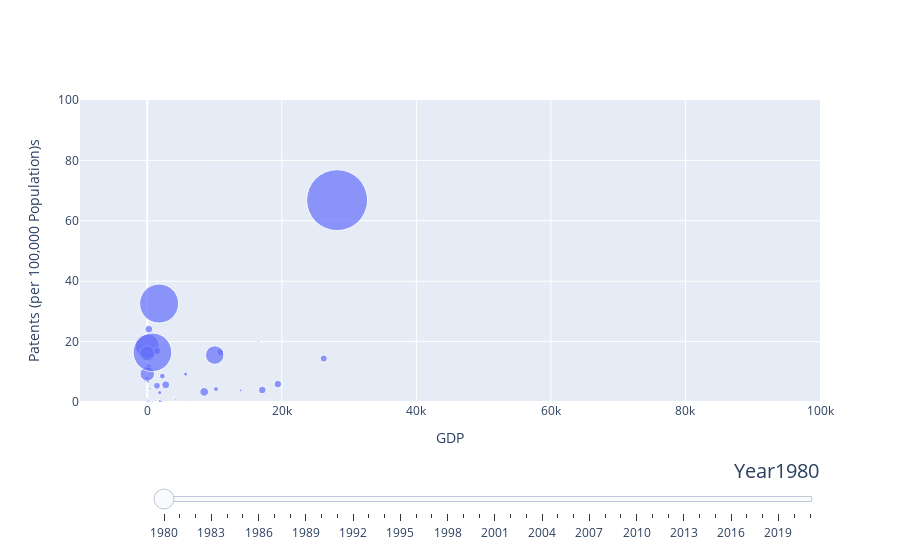

The cell this chart's notebook holds for it:
### Code cell
fig = go.Figure(fig_dict)

fig.show()

### Figure 1 — Plotly figure (JSON) as saved in the notebook; plotly's stock layout.template omitted (floating-point values rounded to 4 significant figures; data arrays with more than 128 entries replaced by an {"elided": "..."} marker saying what was removed)
{"data": [{"marker": {"size": {"elided": "168 int values"}, "sizemode": "area", "sizeref": 50}, "mode": "markers", "text": {"elided": "168 str values"}, "type": "scatter", "x": {"elided": "168 float values"}, "y": {"elided": "168 float values"}}], "layout": {"hovermode": "closest", "sliders": [{"active": 0, "currentvalue": {"font": {"size": 20}, "prefix": "Year", "visible": true, "xanchor": "right"}, "len": 0.9, "pad": {"b": 10, "t": 50}, "steps": [{"args": [["1980"], {"frame": {"duration": 300, "redraw": false}, "mode": "immediate", "transition": {"duration": 300}}], "label": "1980", "method": "animate"}, {"args": [["1981"], {"frame": {"duration": 300, "redraw": false}, "mode": "immediate", "transition": {"duration": 300}}], "label": "1981", "method": "animate"}, {"args": [["1982"], {"frame": {"duration": 300, "redraw": false}, "mode": "immediate", "transition": {"duration": 300}}], "label": "1982", "method": "animate"}, {"args": [["1983"], {"frame": {"duration": 300, "redraw": false}, "mode": "immediate", "transition": {"duration": 300}}], "label": "1983", "method": "animate"}, {"args": [["1984"], {"frame": {"duration": 300, "redraw": false}, "mode": "immediate", "transition": {"duration": 300}}], "label": "1984", "method": "animate"}, {"args": [["1985"], {"frame": {"duration": 300, "redraw": false}, "mode": "immediate", "transition": {"duration": 300}}], "label": "1985", "method": "animate"}, {"args": [["1986"], {"frame": {"duration": 300, "redraw": false}, "mode": "immediate", "transition": {"duration": 300}}], "label": "1986", "method": "animate"}, {"args": [["1987"], {"frame": {"duration": 300, "redraw": false}, "mode": "immediate", "transition": {"duration": 300}}], "label": "1987", "method": "animate"}, {"args": [["1988"], {"frame": {"duration": 300, "redraw": false}, "mode": "immediate", "transition": {"duration": 300}}], "label": "1988", "method": "animate"}, {"args": [["1989"], {"frame": {"duration": 300, "redraw": false}, "mode": "immediate", "transition": {"duration": 300}}], "label": "1989", "method": "animate"}, {"args": [["1990"], {"frame": {"duration": 300, "redraw": false}, "mode": "immediate", "transition": {"duration": 300}}], "label": "1990", "method": "animate"}, {"args": [["1991"], {"frame": {"duration": 300, "redraw": false}, "mode": "immediate", "transition": {"duration": 300}}], "label": "1991", "method": "animate"}, {"args": [["1992"], {"frame": {"duration": 300, "redraw": false}, "mode": "immediate", "transition": {"duration": 300}}], "label": "1992", "method": "animate"}, {"args": [["1993"], {"frame": {"duration": 300, "redraw": false}, "mode": "immediate", "transition": {"duration": 300}}], "label": "1993", "method": "animate"}, {"args": [["1994"], {"frame": {"duration": 300, "redraw": false}, "mode": "immediate", "transition": {"duration": 300}}], "label": "1994", "method": "animate"}, {"args": [["1995"], {"frame": {"duration": 300, "redraw": false}, "mode": "immediate", "transition": {"duration": 300}}], "label": "1995", "method": "animate"}, {"args": [["1996"], {"frame": {"duration": 300, "redraw": false}, "mode": "immediate", "transition": {"duration": 300}}], "label": "1996", "method": "animate"}, {"args": [["1997"], {"frame": {"duration": 300, "redraw": false}, "mode": "immediate", "transition": {"duration": 300}}], "label": "1997", "method": "animate"}, {"args": [["1998"], {"frame": {"duration": 300, "redraw": false}, "mode": "immediate", "transition": {"duration": 300}}], "label": "1998", "method": "animate"}, {"args": [["1999"], {"frame": {"duration": 300, "redraw": false}, "mode": "immediate", "transition": {"duration": 300}}], "label": "1999", "method": "animate"}, {"args": [["2000"], {"frame": {"duration": 300, "redraw": false}, "mode": "immediate", "transition": {"duration": 300}}], "label": "2000", "method": "animate"}, {"args": [["2001"], {"frame": {"duration": 300, "redraw": false}, "mode": "immediate", "transition": {"duration": 300}}], "label": "2001", "method": "animate"}, {"args": [["2002"], {"frame": {"duration": 300, "redraw": false}, "mode": "immediate", "transition": {"duration": 300}}], "label": "2002", "method": "animate"}, {"args": [["2003"], {"frame": {"duration": 300, "redraw": false}, "mode": "immediate", "transition": {"duration": 300}}], "label": "2003", "method": "animate"}, {"args": [["2004"], {"frame": {"duration": 300, "redraw": false}, "mode": "immediate", "transition": {"duration": 300}}], "label": "2004", "method": "animate"}, {"args": [["2005"], {"frame": {"duration": 300, "redraw": false}, "mode": "immediate", "transition": {"duration": 300}}], "label": "2005", "method": "animate"}, {"args": [["2006"], {"frame": {"duration": 300, "redraw": false}, "mode": "immediate", "transition": {"duration": 300}}], "label": "2006", "method": "animate"}, {"args": [["2007"], {"frame": {"duration": 300, "redraw": false}, "mode": "immediate", "transition": {"duration": 300}}], "label": "2007", "method": "animate"}, {"args": [["2008"], {"frame": {"duration": 300, "redraw": false}, "mode": "immediate", "transition": {"duration": 300}}], "label": "2008", "method": "animate"}, {"args": [["2009"], {"frame": {"duration": 300, "redraw": false}, "mode": "immediate", "transition": {"duration": 300}}], "label": "2009", "method": "animate"}, {"args": [["2010"], {"frame": {"duration": 300, "redraw": false}, "mode": "immediate", "transition": {"duration": 300}}], "label": "2010", "method": "animate"}, {"args": [["2011"], {"frame": {"duration": 300, "redraw": false}, "mode": "immediate", "transition": {"duration": 300}}], "label": "2011", "method": "animate"}, {"args": [["2012"], {"frame": {"duration": 300, "redraw": false}, "mode": "immediate", "transition": {"duration": 300}}], "label": "2012", "method": "animate"}, {"args": [["2013"], {"frame": {"duration": 300, "redraw": false}, "mode": "immediate", "transition": {"duration": 300}}], "label": "2013", "method": "animate"}, {"args": [["2014"], {"frame": {"duration": 300, "redraw": false}, "mode": "immediate", "transition": {"duration": 300}}], "label": "2014", "method": "animate"}, {"args": [["2015"], {"frame": {"duration": 300, "redraw": false}, "mode": "immediate", "transition": {"duration": 300}}], "label": "2015", "method": "animate"}, {"args": [["2016"], {"frame": {"duration": 300, "redraw": false}, "mode": "immediate", "transition": {"duration": 300}}], "label": "2016", "method": "animate"}, {"args": [["2017"], {"frame": {"duration": 300, "redraw": false}, "mode": "immediate", "transition": {"duration": 300}}], "label": "2017", "method": "animate"}, {"args": [["2018"], {"frame": {"duration": 300, "redraw": false}, "mode": "immediate", "transition": {"duration": 300}}], "label": "2018", "method": "animate"}, {"args": [["2019"], {"frame": {"duration": 300, "redraw": false}, "mode": "immediate", "transition": {"duration": 300}}], "label": "2019", "method": "animate"}, {"args": [["2020"], {"frame": {"duration": 300, "redraw": false}, "mode": "immediate", "transition": {"duration": 300}}], "label": "2020", "method": "animate"}, {"args": [["2021"], {"frame": {"duration": 300, "redraw": false}, "mode": "immediate", "transition": {"duration": 300}}], "label": "2021", "method": "animate"}], "transition": {"duration": 300, "easing": "cubic-in-out"}, "x": 0.1, "xanchor": "left", "y": 0, "yanchor": "top"}], "xaxis": {"range": [-10000, 100000], "title": {"text": "GDP"}}, "yaxis": {"range": [0, 100], "title": {"text": "Patents (per 100,000 Population)s"}}}}
